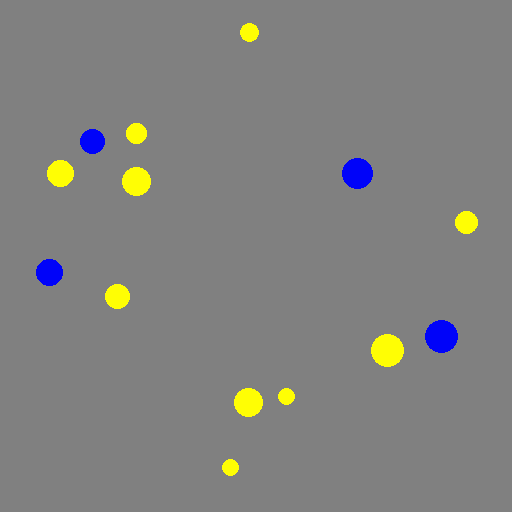
#> input picture images/yellow/img2_10_4_30.png, 512 x 512 px, found by its file name; its folder holds only this picture in this run
$ jupyter execute --allow-errors check_surfaces.ipynb
#> lines starting #> are read from the running program, lines starting #| are printed output that depends on the picture; after the words box and inside, x2 and y2 are one past the last pixel; in counts of white or black regions, pixels touching at a corner belong together
# Shapes

[cell 1]
import cv2
import numpy as np
import os
import pandas as pd
from collections import defaultdict
import re


# [18 lines left out: functions calculate_yellow_area, extract_surface_value, not called in this run]


def analyze_images(circle_dir, star_dir):
    # Dictionaries to store areas for each target surface
    circle_areas = defaultdict(list)
    star_areas = defaultdict(list)

    # Process circle images
    print("Processing circle images...")
    for filename in os.listdir(circle_dir):
        if filename.endswith(".png"):
            try:
                surface_value = extract_surface_value(filename)
                if surface_value:
                    area = calculate_yellow_area(os.path.join(circle_dir, filename))
                    circle_areas[surface_value].append(area)
            except Exception as e:
                print(f"Error processing {filename}: {str(e)}")

    # Process star images
    print("Processing star images...")
    for filename in os.listdir(star_dir):
        if filename.endswith(".png"):
            try:
                surface_value = extract_surface_value(filename)
                if surface_value:
                    area = calculate_yellow_area(os.path.join(star_dir, filename))
                    star_areas[surface_value].append(area)
            except Exception as e:
                print(f"Error processing {filename}: {str(e)}")

    # Create summary statistics
    results = []
    all_surfaces = sorted(set(circle_areas.keys()) | set(star_areas.keys()))

    for surface in all_surfaces:
        circle_stats = {
            "mean": np.mean(circle_areas[surface]) if circle_areas[surface] else np.nan,
            "std": np.std(circle_areas[surface]) if circle_areas[surface] else np.nan,
        }
        star_stats = {
            "mean": np.mean(star_areas[surface]) if star_areas[surface] else np.nan,
            "std": np.std(star_areas[surface]) if star_areas[surface] else np.nan,
        }

        results.append(
            {
                "target_surface": surface,
                "circle_mean": circle_stats["mean"],
                "circle_std": circle_stats["std"],
                "star_mean": star_stats["mean"],
                "star_std": star_stats["std"],
                "n_circle_images": len(circle_areas[surface]),
                "n_star_images": len(star_areas[surface]),
            }
        )

    # Create DataFrame
    df = pd.DataFrame(results)
    df = df.sort_values("target_surface")

    return df


# Usage
dir_ = "images/two_shapes3"
circle_dir = f"{dir_}/train/circle"
star_dir = f"{dir_}/train/star"

try:
    results_df = analyze_images(circle_dir, star_dir)
    # Save to CSV
    results_df.to_csv("shape_analysis_results.csv", index=False)
    print("\nResults have been saved to 'shape_analysis_results.csv'")

except Exception as e:
    print(f"An error occurred: {str(e)}")

#> (a cell that did not finish here is left out)

# Points

[cell 3]
import cv2
import numpy as np
import os
import pandas as pd
import re


def calculate_color_areas(image_path):
    img = cv2.imread(image_path)
#> img is the input picture: shape (512, 512, 3); mean B, G, R 127, 129, 129
    if img is None:
        raise ValueError(f"Failed to load image: {image_path}")

    hsv = cv2.cvtColor(img, cv2.COLOR_BGR2HSV)
#> hsv: shape (512, 512, 3); mean H, S, V 1.8, 7.1, 131.5

    lower_yellow = np.array([20, 100, 100])
    upper_yellow = np.array([40, 255, 255])
    yellow_mask = cv2.inRange(hsv, lower_yellow, upper_yellow)
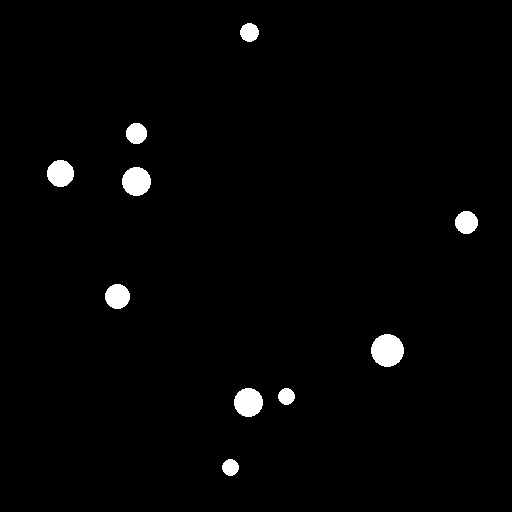
#> yellow_mask: shape (512, 512); 1.8% white; 10 white regions, largest, box (x1, y1, x2, y2) and area: (371, 334, 404, 367) 845, (122, 167, 151, 196) 657, (234, 388, 263, 417) 657

    lower_blue = np.array([100, 100, 100])
    upper_blue = np.array([130, 255, 255])
    blue_mask = cv2.inRange(hsv, lower_blue, upper_blue)
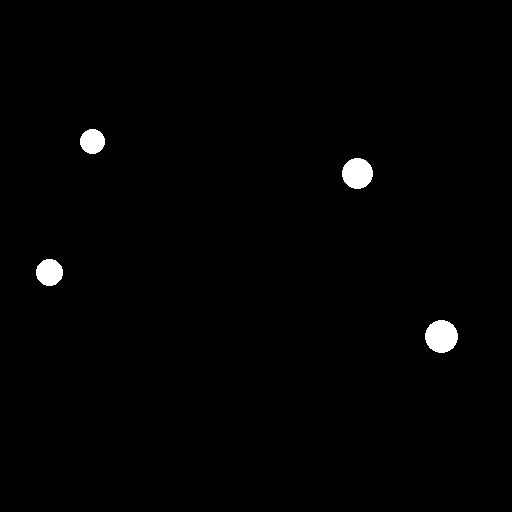
#> blue_mask: shape (512, 512); 1% white; 4 white regions, box (x1, y1, x2, y2) and area: (425, 320, 458, 353) 845, (342, 158, 373, 189) 749, (36, 259, 63, 286) 569, (80, 129, 105, 154) 489

    return cv2.countNonZero(yellow_mask), cv2.countNonZero(blue_mask)


def extract_info_from_filename(filename):
    values = filename.split("_")
    if len(values) >= 4:
        n_yellow = int(values[1])
        n_blue = int(values[2])
        equalized = "equalized" in filename.lower()
        return n_yellow, n_blue, equalized
    return None, None, False


def analyze_images(image_dir):
    results = []

    for filename in os.listdir(image_dir):
        if filename.endswith(".png"):
            try:
                full_path = os.path.join(image_dir, filename)
                yellow_area, blue_area = calculate_color_areas(full_path)
#> yellow_area = 4698; blue_area = 2652
                n_yellow, n_blue, equalized = extract_info_from_filename(filename)

                results.append(
                    {
                        "image_name": filename,
                        "yellow_surface": yellow_area,
                        "blue_surface": blue_area,
                        "n_yellow": n_yellow,
                        "n_blue": n_blue,
                        "equalized": equalized,
                    }
                )

            except Exception as e:
                print(f"Error processing {filename}: {str(e)}")

    return pd.DataFrame(results)

[cell 4]
yellow = analyze_images("images/one_to_ten/test/yellow")
#> yellow = table of 1 rows and 6 columns
#> (the rest of this cell did not finish here and is left out)

$ run again, on images/yellow/img2_14_7_92_equalized.png
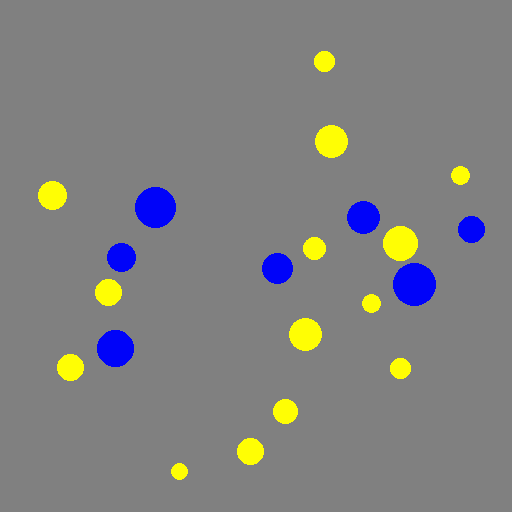
#> input picture images/yellow/img2_14_7_92_equalized.png, 512 x 512 px, found by its file name
#> in calculate_color_areas, img is the input picture: shape (512, 512, 3); mean B, G, R 127.6, 128.4, 128.3
#> hsv: shape (512, 512, 3); mean H, S, V 3.9, 13.5, 134.6
#> in calculate_color_areas, `yellow_mask = cv2.inRange(hsv, lower_yellow, upper_yellow)`:
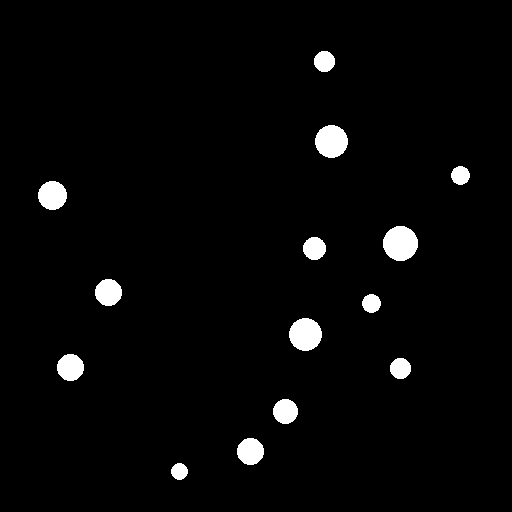
#> yellow_mask: shape (512, 512); 2.8% white; 14 white regions, largest, box (x1, y1, x2, y2) and area: (383, 226, 418, 261) 957, (315, 125, 348, 158) 845, (289, 318, 322, 351) 845
#> in calculate_color_areas, `blue_mask = cv2.inRange(hsv, lower_blue, upper_blue)`:
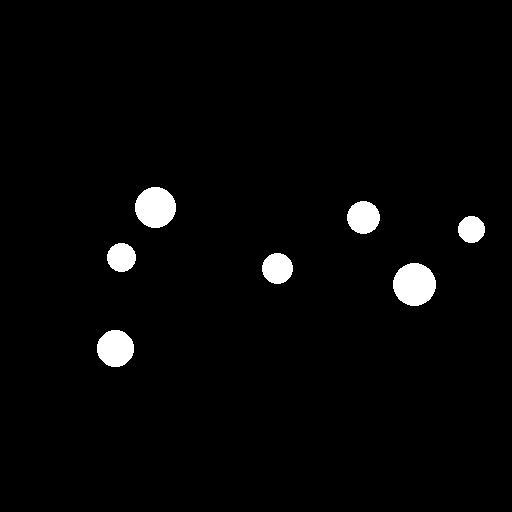
#> blue_mask: shape (512, 512); 2.5% white; 7 white regions, largest, box (x1, y1, x2, y2) and area: (393, 263, 436, 306) 1441, (135, 187, 176, 228) 1313, (97, 330, 134, 367) 1073
#> yellow_area = 7386; blue_area = 6647
#> yellow = table of 1 rows and 6 columns

$ run again, on images/yellow/img2_15_10_29.png
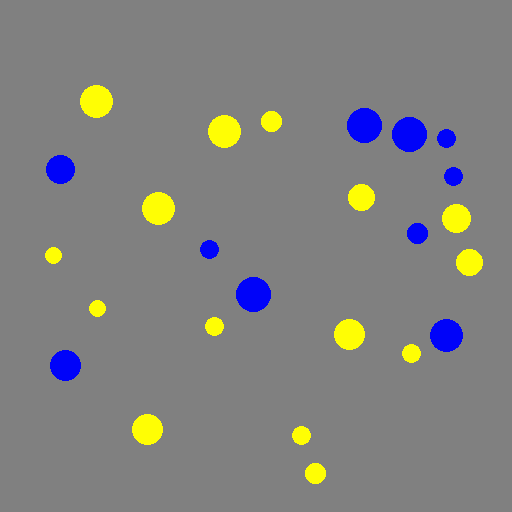
#> input picture images/yellow/img2_15_10_29.png, 512 x 512 px, found by its file name
#> in calculate_color_areas, img is the input picture: shape (512, 512, 3); mean B, G, R 127.2, 128.7, 128.7
#> hsv: shape (512, 512, 3); mean H, S, V 3.8, 13.6, 134.7
#> in calculate_color_areas, `yellow_mask = cv2.inRange(hsv, lower_yellow, upper_yellow)`:
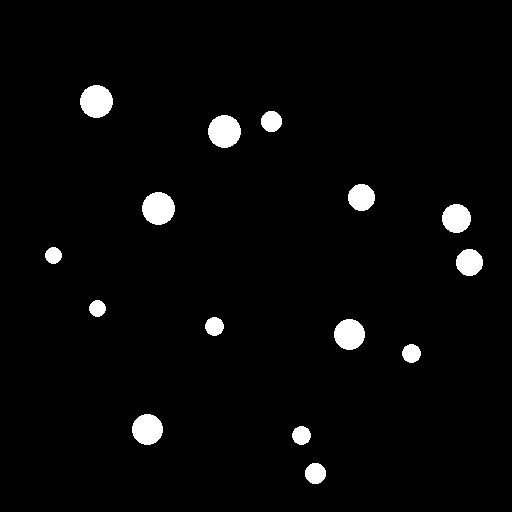
#> yellow_mask: shape (512, 512); 3% white; 15 white regions, largest, box (x1, y1, x2, y2) and area: (80, 85, 113, 118) 845, (208, 115, 241, 148) 845, (142, 192, 175, 225) 845
#> in calculate_color_areas, `blue_mask = cv2.inRange(hsv, lower_blue, upper_blue)`:
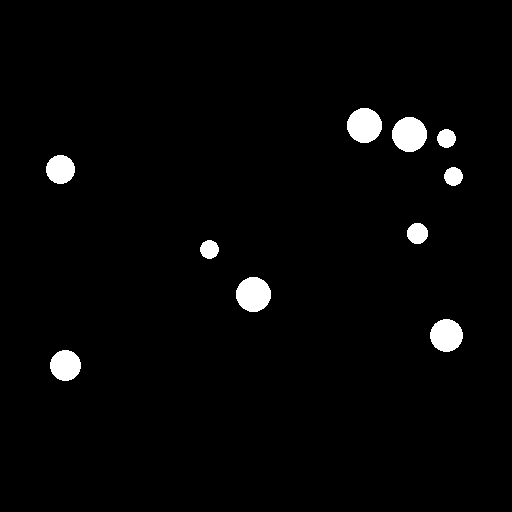
#> blue_mask: shape (512, 512); 2.4% white; 10 white regions, largest, box (x1, y1, x2, y2) and area: (347, 108, 382, 143) 957, (392, 117, 427, 152) 957, (236, 277, 271, 312) 957
#> yellow_area = 7799; blue_area = 6302
#> yellow = table of 1 rows and 6 columns

$ run again, on images/yellow/img2_16_12_11.png
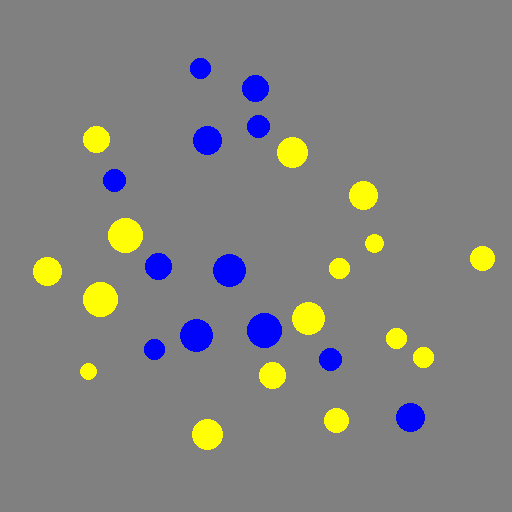
#> input picture images/yellow/img2_16_12_11.png, 512 x 512 px, found by its file name
#> in calculate_color_areas, img is the input picture: shape (512, 512, 3); mean B, G, R 126.9, 129.1, 129
#> hsv: shape (512, 512, 3); mean H, S, V 4.3, 15.7, 135.7
#> in calculate_color_areas, `yellow_mask = cv2.inRange(hsv, lower_yellow, upper_yellow)`:
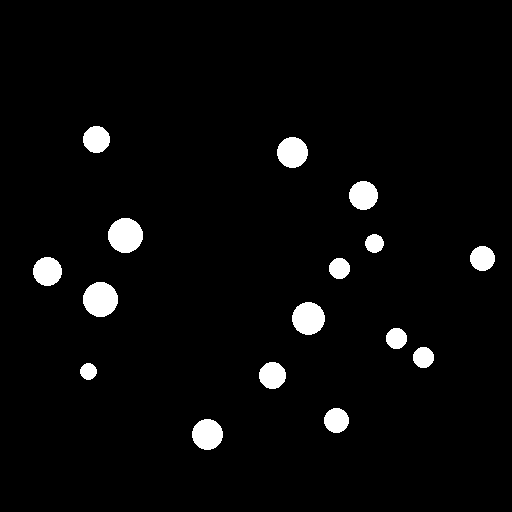
#> yellow_mask: shape (512, 512); 3.5% white; 16 white regions, largest, box (x1, y1, x2, y2) and area: (108, 218, 143, 253) 957, (83, 282, 118, 317) 957, (292, 302, 325, 335) 845
#> in calculate_color_areas, `blue_mask = cv2.inRange(hsv, lower_blue, upper_blue)`:
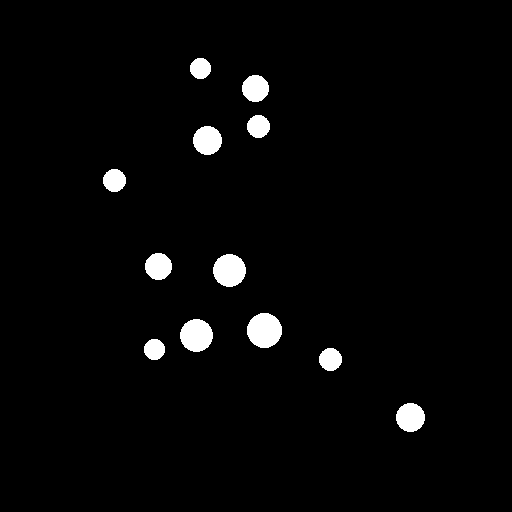
#> blue_mask: shape (512, 512); 2.7% white; 12 white regions, largest, box (x1, y1, x2, y2) and area: (247, 313, 282, 348) 957, (213, 254, 246, 287) 845, (180, 319, 213, 352) 845
#> yellow_area = 9232; blue_area = 7036
#> yellow = table of 1 rows and 6 columns

$ run again, on images/yellow/img2_10_8_85_equalized.png
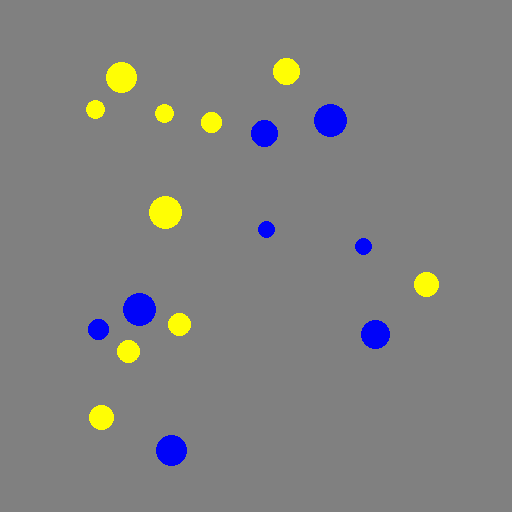
#> input picture images/yellow/img2_10_8_85_equalized.png, 512 x 512 px, found by its file name
#> in calculate_color_areas, img is the input picture: shape (512, 512, 3); mean B, G, R 127.8, 128.2, 128.2
#> hsv: shape (512, 512, 3); mean H, S, V 2.6, 9, 132.4
#> in calculate_color_areas, `yellow_mask = cv2.inRange(hsv, lower_yellow, upper_yellow)`:
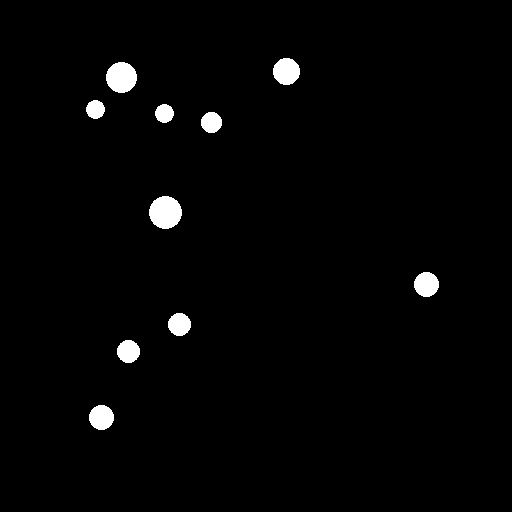
#> yellow_mask: shape (512, 512); 1.9% white; 10 white regions, largest, box (x1, y1, x2, y2) and area: (149, 196, 182, 229) 845, (106, 62, 137, 93) 749, (273, 58, 300, 85) 569
#> in calculate_color_areas, `blue_mask = cv2.inRange(hsv, lower_blue, upper_blue)`:
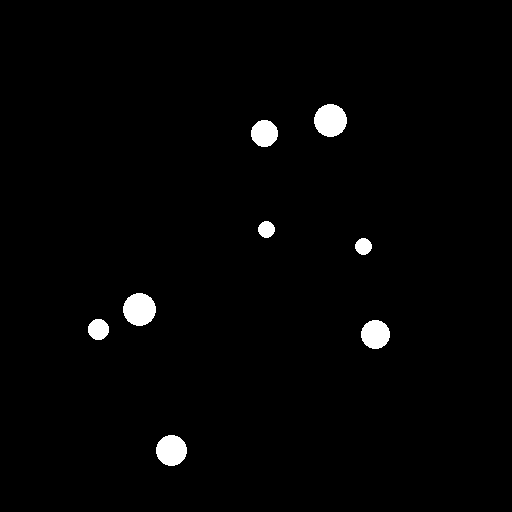
#> blue_mask: shape (512, 512); 1.7% white; 8 white regions, largest, box (x1, y1, x2, y2) and area: (314, 104, 347, 137) 845, (123, 293, 156, 326) 845, (156, 435, 187, 466) 749
#> yellow_area = 4870; blue_area = 4456
#> yellow = table of 1 rows and 6 columns
